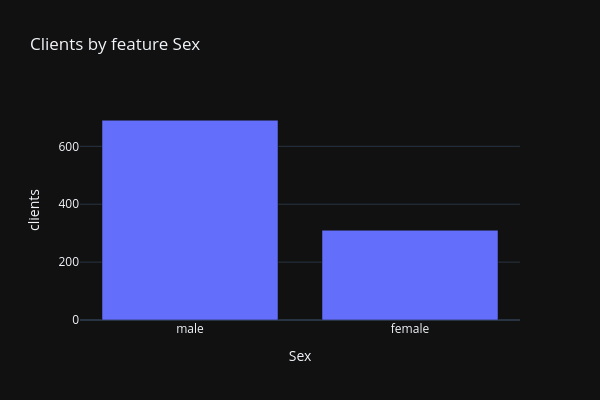
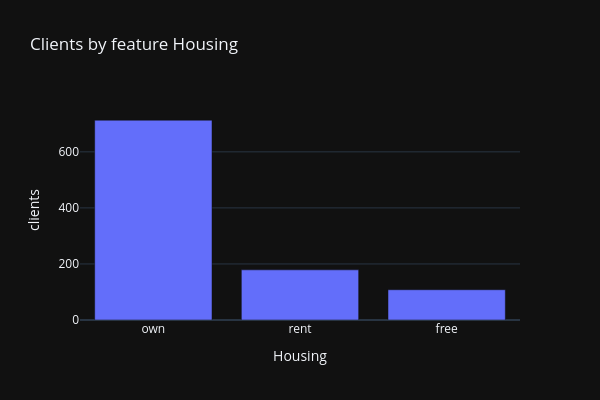
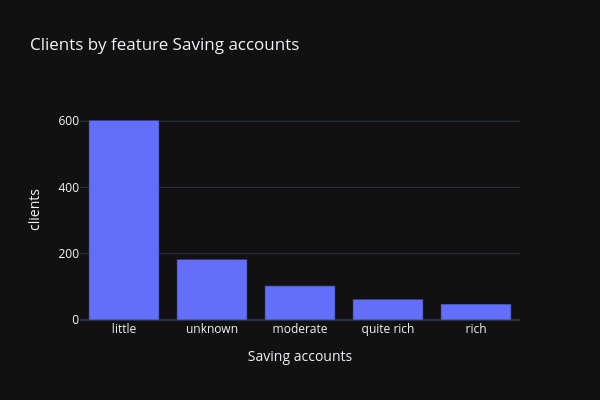
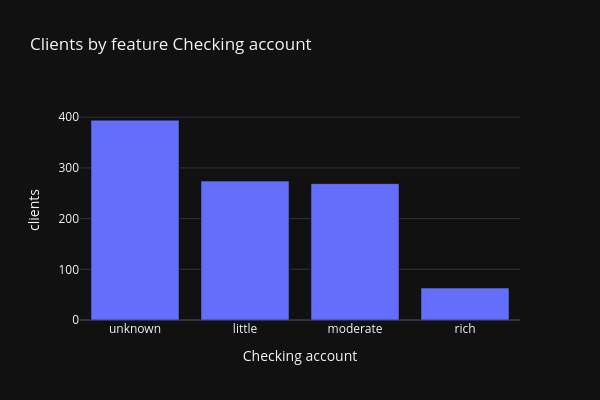

Notebook cell for these charts, in order:
### Code cell
numeric_features = ['Age', 'Job', 'Credit amount', 'Duration']

fig, axes = plt.subplots(2, 2, figsize=(12, 8))
for ax, col in zip(axes.flat, numeric_features):
    ax.hist(df_raw[col], bins=50, color='#4C78A8', edgecolor='white')
    ax.set_title(col)
    ax.set_ylabel('clients')
fig.suptitle('Numeric feature')
fig.tight_layout()
plt.show()

string_features = ['Sex', 'Housing', 'Saving accounts', 'Checking account', 'Purpose']

# replace NAN with 'unknown'. group client by categories
for col in string_features:
    counts = df_raw[col].fillna('unknown').value_counts().reset_index()
    counts.columns = [col, 'clients']
    top = np.ceil(counts['clients'].max() * 1.1)
    fig = px.bar(counts, x=col, y='clients', title=f'Clients by feature {col}', width=600, height=400)
    fig.update_yaxes(range=[0, top])
    fig.show()

### Figure 1 — Plotly figure (JSON) as saved in the notebook; plotly's stock layout.template omitted (floating-point values rounded to 4 significant figures)
{"data": [{"hovertemplate": "Sex=%{x}<br>clients=%{y}<extra></extra>", "legendgroup": "", "marker": {"color": "#636efa", "pattern": {"shape": ""}}, "name": "", "orientation": "v", "showlegend": false, "textposition": "auto", "x": ["male", "female"], "xaxis": "x", "y": [690, 310], "yaxis": "y", "type": "bar"}], "layout": {"xaxis": {"anchor": "y", "domain": [0.0, 1.0], "title": {"text": "Sex"}}, "yaxis": {"anchor": "x", "domain": [0.0, 1.0], "title": {"text": "clients"}, "range": [0, 760.0]}, "legend": {"tracegroupgap": 0}, "title": {"text": "Clients by feature Sex"}, "barmode": "relative", "height": 400, "width": 600}}

### Figure 2 — Plotly figure (JSON) as saved in the notebook; plotly's stock layout.template omitted (floating-point values rounded to 4 significant figures)
{"data": [{"hovertemplate": "Housing=%{x}<br>clients=%{y}<extra></extra>", "legendgroup": "", "marker": {"color": "#636efa", "pattern": {"shape": ""}}, "name": "", "orientation": "v", "showlegend": false, "textposition": "auto", "x": ["own", "rent", "free"], "xaxis": "x", "y": [713, 179, 108], "yaxis": "y", "type": "bar"}], "layout": {"xaxis": {"anchor": "y", "domain": [0.0, 1.0], "title": {"text": "Housing"}}, "yaxis": {"anchor": "x", "domain": [0.0, 1.0], "title": {"text": "clients"}, "range": [0, 785.0]}, "legend": {"tracegroupgap": 0}, "title": {"text": "Clients by feature Housing"}, "barmode": "relative", "height": 400, "width": 600}}

### Figure 3 — Plotly figure (JSON) as saved in the notebook; plotly's stock layout.template omitted (floating-point values rounded to 4 significant figures)
{"data": [{"hovertemplate": "Saving accounts=%{x}<br>clients=%{y}<extra></extra>", "legendgroup": "", "marker": {"color": "#636efa", "pattern": {"shape": ""}}, "name": "", "orientation": "v", "showlegend": false, "textposition": "auto", "x": ["little", "unknown", "moderate", "quite rich", "rich"], "xaxis": "x", "y": [603, 183, 103, 63, 48], "yaxis": "y", "type": "bar"}], "layout": {"xaxis": {"anchor": "y", "domain": [0.0, 1.0], "title": {"text": "Saving accounts"}}, "yaxis": {"anchor": "x", "domain": [0.0, 1.0], "title": {"text": "clients"}, "range": [0, 664.0]}, "legend": {"tracegroupgap": 0}, "title": {"text": "Clients by feature Saving accounts"}, "barmode": "relative", "height": 400, "width": 600}}

### Figure 4 — Plotly figure (JSON) as saved in the notebook; plotly's stock layout.template omitted (floating-point values rounded to 4 significant figures)
{"data": [{"hovertemplate": "Checking account=%{x}<br>clients=%{y}<extra></extra>", "legendgroup": "", "marker": {"color": "#636efa", "pattern": {"shape": ""}}, "name": "", "orientation": "v", "showlegend": false, "textposition": "auto", "x": ["unknown", "little", "moderate", "rich"], "xaxis": "x", "y": [394, 274, 269, 63], "yaxis": "y", "type": "bar"}], "layout": {"xaxis": {"anchor": "y", "domain": [0.0, 1.0], "title": {"text": "Checking account"}}, "yaxis": {"anchor": "x", "domain": [0.0, 1.0], "title": {"text": "clients"}, "range": [0, 434.0]}, "legend": {"tracegroupgap": 0}, "title": {"text": "Clients by feature Checking account"}, "barmode": "relative", "height": 400, "width": 600}}
